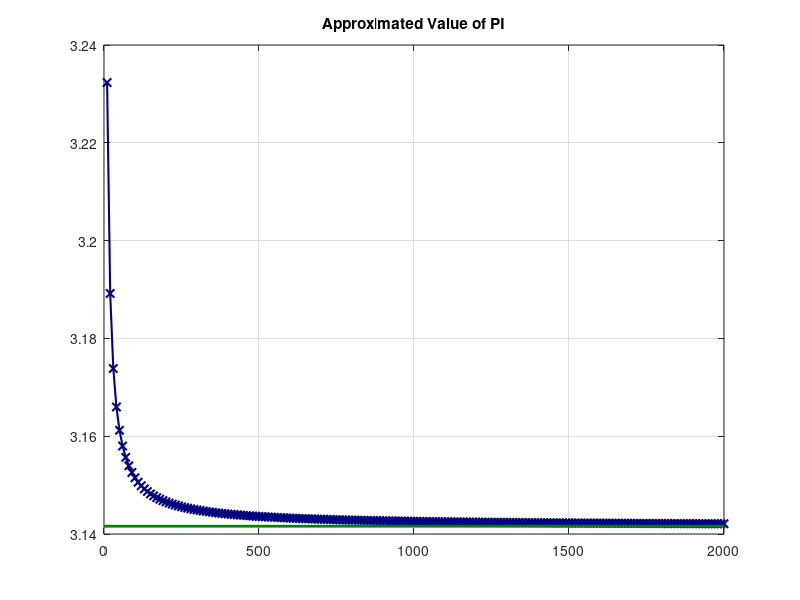
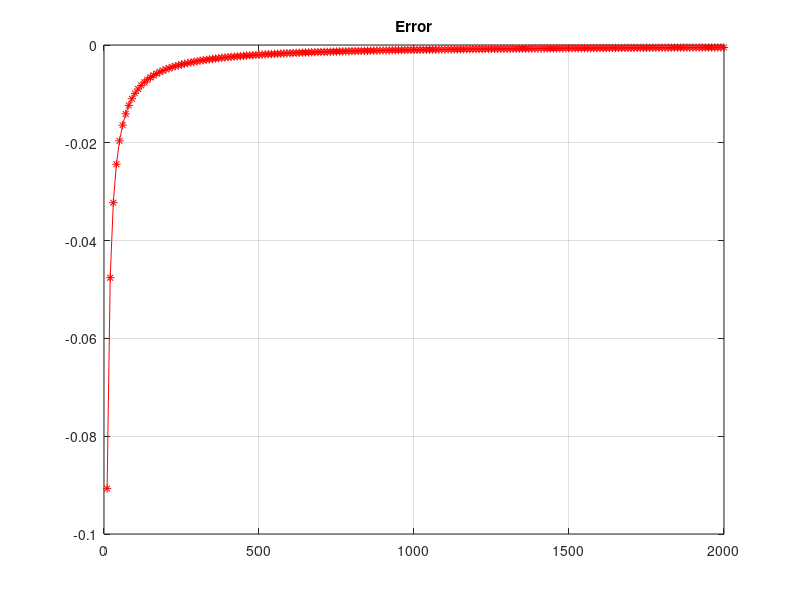

MATLAB code for these plots, in order:
clc
clear 
close all

N=10:10:2000;
pi_arr=zeros(1,200);
error=zeros(1,200);

%% Estimating The Value of PI
for i=1:200
    denom=2;
    n=N(i);
    for j=1:n-1
        denom=2+((2*(n-j)+1)^2)/denom;
    end
    pi_arr(i)=4/(1+1/denom);
    error(i)=pi-pi_arr(i);
end

%% Plotting Approximated Value
figure
plot(N,pi_arr,'color',[0,0,0.5],'linewidth',1.5,'marker','x')
hold on
line([0,N(end)],[pi,pi],'color',[0,0.5,0],'linewidth',2)
title('Approximated Value of PI')
hold off
grid on

%% Plotting Error in Approximation vs Number of Terms
figure
plot(N,error,'r-*')
title('Error')
grid on